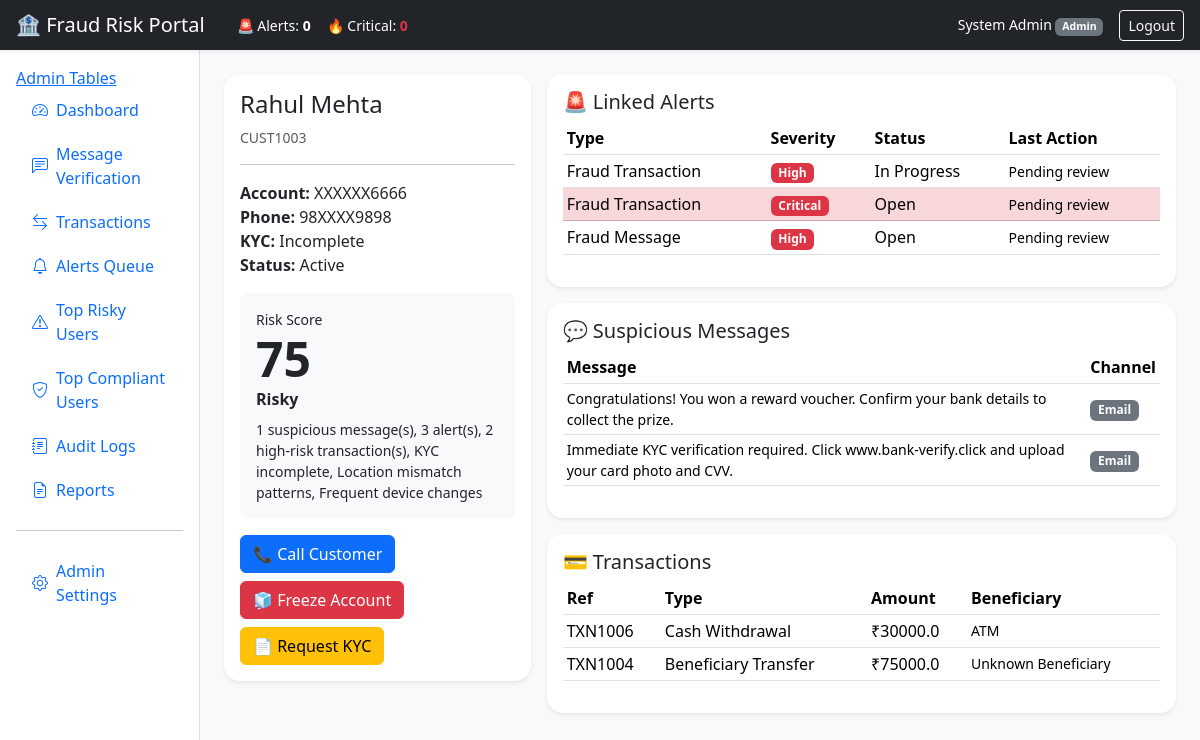
Page /customer/3 (signed in) on the earlier database version.
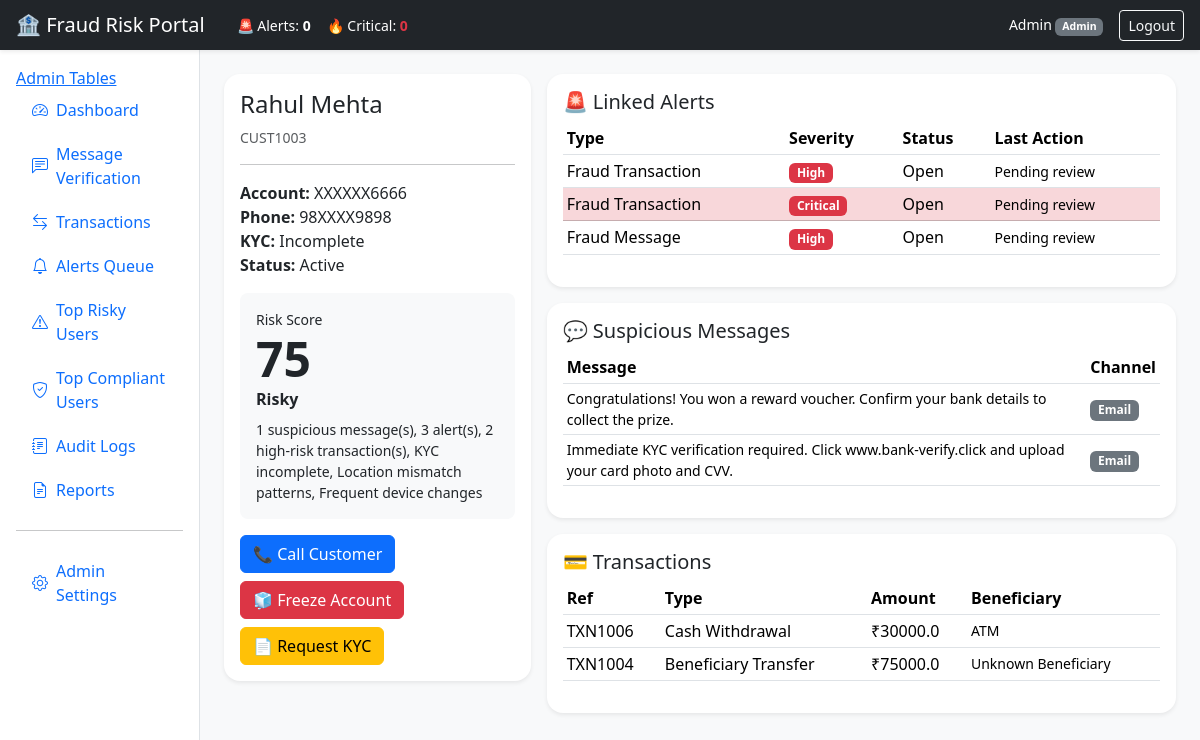
Same page on the later database version.
### app/models.py (models this page shows, shortened)
class User(db.Model, UserMixin):
    id = db.Column(db.Integer, primary_key=True)
    username = db.Column(db.String(80), unique=True, nullable=False)
    full_name = db.Column(db.String(120), nullable=False)
    role = db.Column(db.String(40), nullable=False, default=ROLE_BANKER)
    password_hash = db.Column(db.String(255), nullable=False)
    active = db.Column(db.Boolean, default=True)

class Customer(db.Model):
    id = db.Column(db.Integer, primary_key=True)
    customer_ref = db.Column(db.String(30), unique=True, nullable=False)
    full_name = db.Column(db.String(120), nullable=False)
    phone_masked = db.Column(db.String(20), nullable=False)
    email_masked = db.Column(db.String(120), nullable=True)
    account_masked = db.Column(db.String(30), nullable=False)
    account_status = db.Column(db.String(20), default="Active")
    kyc_status = db.Column(db.String(20), default="Pending")
    account_age_months = db.Column(db.Integer, default=12)
    device_change_frequency = db.Column(db.Integer, default=0)
    location_mismatch_count = db.Column(db.Integer, default=0)
    complaint_count = db.Column(db.Integer, default=0)
    vulnerability_indicator = db.Column(db.Integer, default=0)
    transaction_velocity = db.Column(db.Float, default=0.0)
    message_frequency = db.Column(db.Integer, default=0)
    linked_user_flag = db.Column(db.String(20), default="Compliant")

class Alert(db.Model):
    id = db.Column(db.Integer, primary_key=True)
    alert_type = db.Column(db.String(40), nullable=False)
    severity = db.Column(db.String(20), default="Medium")
    message_id = db.Column(db.Integer, db.ForeignKey("message.id"), nullable=True)
    transaction_id = db.Column(db.Integer, db.ForeignKey("transaction.id"), nullable=True)
    customer_id = db.Column(db.Integer, db.ForeignKey("customer.id"), nullable=True)
    assigned_role = db.Column(db.String(40), default="Fraud Analyst")
    status = db.Column(db.String(20), default="Open")
    last_action = db.Column(db.String(120), default="Created")
    created_at = db.Column(db.DateTime, default=datetime.utcnow)

class Message(db.Model):
    id = db.Column(db.Integer, primary_key=True)
    customer_id = db.Column(db.Integer, db.ForeignKey("customer.id"), nullable=True)
    sender_name = db.Column(db.String(120), nullable=True)
    sender_id = db.Column(db.String(120), nullable=True)
    phone_or_email = db.Column(db.String(120), nullable=True)
    channel = db.Column(db.String(20), default="SMS")
    body = db.Column(db.Text, nullable=False)
    url_count = db.Column(db.Integer, default=0)
    short_link_count = db.Column(db.Integer, default=0)
    created_at = db.Column(db.DateTime, default=datetime.utcnow)

class Transaction(db.Model):
    id = db.Column(db.Integer, primary_key=True)
    customer_id = db.Column(db.Integer, db.ForeignKey("customer.id"), nullable=True)
    txn_ref = db.Column(db.String(30), unique=True, nullable=False)
    txn_type = db.Column(db.String(40), nullable=False)
    amount = db.Column(db.Float, nullable=False)
    beneficiary = db.Column(db.String(120), nullable=True)
    beneficiary_risk = db.Column(db.Integer, default=0)
    hour_of_day = db.Column(db.Integer, default=12)
    geo_mismatch = db.Column(db.Integer, default=0)
    scam_message_minutes = db.Column(db.Integer, default=9999)
    repeated_small_txn = db.Column(db.Integer, default=0)
    international_flag = db.Column(db.Integer, default=0)
    cash_withdrawal = db.Column(db.Integer, default=0)
    created_at = db.Column(db.DateTime, default=datetime.utcnow)

### app/routes/main.py (the view)
@main_bp.route("/customer/<int:customer_id>")
@login_required
def customer_profile(customer_id):
    customer = Customer.query.get_or_404(customer_id)
    risk = compute_customer_risk(customer)
    messages = Message.query.filter_by(customer_id=customer.id).order_by(Message.created_at.desc()).all()
    txns = Transaction.query.filter_by(customer_id=customer.id).order_by(Transaction.created_at.desc()).all()
    alerts = Alert.query.filter_by(customer_id=customer.id).order_by(Alert.created_at.desc()).all()
    return render_template(
        "customer_profile.html",
        customer=customer,
        risk=risk,
        messages=messages,
        txns=txns,
        alerts=alerts,
        mask_account=mask_account
    )

### app/models.py (called while the page is built)
@login_manager.user_loader
def load_user(user_id):
    return db.session.get(User, int(user_id))

### app/routes/main.py (called while the page is built)
@main_bp.app_context_processor
def inject_stats():
    stats = {
        "total": MessagePrediction.query.count(),
        "fraud": MessagePrediction.query.filter(MessagePrediction.risk_score >= 50).count(),
        "legit": MessagePrediction.query.filter(MessagePrediction.risk_score < 50).count(),
    }
    return dict(stats=stats)

### templates/customer_profile.html
{% extends "base.html" %}
{% block content %}
<div class="row g-3">
  <div class="col-lg-4">
    <div class="card shadow-sm rounded-4">
      <div class="card-body">
        <h4>{{ customer.full_name }}</h4>
        <div class="small text-muted">{{ customer.customer_ref }}</div>
        <hr>
        <div><strong>Account:</strong> {{ customer.account_masked }}</div>
        <div><strong>Phone:</strong> {{ customer.phone_masked }}</div>
        <div><strong>KYC:</strong> {{ customer.kyc_status }}</div>
        <div><strong>Status:</strong> {{ customer.account_status }}</div>
        <div class="mt-3 p-3 rounded-3
          {% if risk.classification == 'Critical' %}bg-danger text-white
          {% elif risk.classification == 'High' %}bg-warning
          {% else %}bg-light{% endif %}">
          <div class="small">Risk Score</div>
          <div class="display-5 fw-bold">{{ risk.risk_score }}</div>
          <div class="fw-semibold">{{ risk.classification }}</div>
          <div class="small mt-2">
            {{ risk.reasons|join(', ') }}
          </div>
        </div>
        <div class="mt-3 d-grid gap-2">
  <form method="post" action="{{ url_for('main.call_customer_profile', customer_id=customer.id) }}">
    <button class="btn btn-primary">📞 Call Customer</button>
  </form>
  <form method="post" action="{{ url_for('main.freeze_account_profile', customer_id=customer.id) }}">
    <button class="btn btn-danger">🧊 Freeze Account</button>
  </form>
  <form method="post" action="{{ url_for('main.request_kyc_profile', customer_id=customer.id) }}">
    <button class="btn btn-warning">📄 Request KYC</button>
  </form>
</div>
      </div>
    </div>
  </div>
  <div class="col-lg-8">
    <div class="card shadow-sm rounded-4 mb-3">
      <div class="card-body">
        <h5>🚨 Linked Alerts</h5>
        <table class="table table-sm align-middle">
          <thead>
            <tr><th>Type</th><th>Severity</th><th>Status</th><th>Last Action</th></tr>
          </thead>
          <tbody>
          {% for a in alerts %}
            <tr class="{% if a.severity == 'Critical' %}table-danger{% endif %}">
              <td>{{ a.alert_type }}</td>
              <td><span class="badge bg-danger">{{ a.severity }}</span></td>
              <td>{{ a.status }}</td>
              <td class="small">{{ a.last_action }}</td>
            </tr>
          {% endfor %}
          </tbody>
        </table>
      </div>
    </div>
    <div class="card shadow-sm rounded-4 mb-3">
      <div class="card-body">
        <h5>💬 Suspicious Messages</h5>
        <table class="table table-sm">
          <thead><tr><th>Message</th><th>Channel</th></tr></thead>
          <tbody>
          {% for m in messages %}
            <tr>
              <td class="small text-wrap" style="max-width: 1450px;">{{ m.body }}</td>
              <td><span class="badge bg-secondary">{{ m.channel }}</span></td>
            </tr>
          {% endfor %}
          </tbody>
        </table>
      </div>
    </div>
    <div class="card shadow-sm rounded-4">
      <div class="card-body">
        <h5>💳 Transactions</h5>
        <table class="table table-sm align-middle">
          <thead><tr><th>Ref</th><th>Type</th><th>Amount</th><th>Beneficiary</th></tr></thead>
          <tbody>
          {% for t in txns %}
            <tr>
              <td>{{ t.txn_ref }}</td>
              <td>{{ t.txn_type }}</td>
              <td>
                <span class="{% if t.amount > 100000 %}text-danger fw-bold{% endif %}">
                  ₹{{ t.amount }}
                </span>
              </td>
              <td class="small">{{ t.beneficiary }}</td>
            </tr>
          {% endfor %}
          </tbody>
        </table>
      </div>
    </div>
  </div>
</div>
{% endblock %}

### templates/base.html (shortened to what this page needs)
<!doctype html>
<html lang="en">
<head>
  <link href="https://cdn.jsdelivr.net/npm/bootstrap@5.3.3/dist/css/bootstrap.min.css" rel="stylesheet">
  <link href="https://cdn.jsdelivr.net/npm/bootstrap-icons@1.11.3/font/bootstrap-icons.css" rel="stylesheet">
  <link rel="stylesheet" href="{{ url_for('static', filename='css/style.css') }}">
</head>
<body class="bg-light">
<nav class="navbar navbar-dark bg-dark shadow-sm px-3">
  <div class="d-flex align-items-center gap-3">
    <span class="navbar-brand mb-0 h5">🏦 Fraud Risk Portal</span>
    <div class="d-none d-md-flex gap-3 text-white small">
      <span>🚨 Alerts: <b>{{ stats.open_alerts or 0 }}</b></span>
      <span>🔥 Critical: <b class="text-danger">{{ stats.critical_alerts or 0 }}</b></span>
    </div>
  </div>
  <div class="d-flex align-items-center gap-3 text-white">
    {% if current_user.is_authenticated %}
      <span class="small">
        {{ current_user.full_name }}
        <span class="badge bg-secondary">{{ current_user.role }}</span>
      </span>
      <a class="btn btn-outline-light btn-sm" href="{{ url_for('auth.logout') }}">Logout</a>
    {% endif %}
  </div>
</nav>
<div class="container-fluid">
  <div class="row">
    <aside class="col-lg-2 bg-white border-end min-vh-100 p-3">
    <a href="{{ url_for('admin.list_tables') }}">Admin Tables</a>
      <div class="nav flex-column gap-1">
        {% macro nav_item(endpoint, icon, label) %}
          <a class="nav-link d-flex align-items-center gap-2
            {% if request.endpoint == endpoint %}active fw-bold text-primary{% endif %}"
            href="{{ url_for(endpoint) }}">
            <i class="bi {{ icon }}"></i> {{ label }}
          </a>
        {% endmacro %}
        {{ nav_item('main.dashboard', 'bi-speedometer2', 'Dashboard') }}
        {{ nav_item('main.message_verify', 'bi-chat-left-text', 'Message Verification') }}
        {{ nav_item('main.transaction_monitor', 'bi-arrow-left-right', 'Transactions') }}
        {{ nav_item('main.alerts_queue', 'bi-bell', 'Alerts Queue') }}
        {{ nav_item('main.top_risky', 'bi-exclamation-triangle', 'Top Risky Users') }}
        {{ nav_item('main.top_compliant', 'bi-shield-check', 'Top Compliant Users') }}
        {{ nav_item('main.audit_logs', 'bi-journal-text', 'Audit Logs') }}
        {{ nav_item('main.reports_page', 'bi-file-earmark-text', 'Reports') }}
        {% if current_user.role == "Admin" %}
          <hr>
          {{ nav_item('main.admin_settings', 'bi-gear', 'Admin Settings') }}
        {% endif %}
      </div>
    </aside>
    <main class="col-lg-10 p-4">
      {% block content %}{% endblock %}
    </main>
  </div>
</div>
</body>
</html>

### static/css/style.css (style rules this page uses)
:root { --navy: #0b1f3a; --accent: #1d4ed8; --soft: #f4f7fb; }
.card { border: 0; }
.table td, .table th { vertical-align: middle; }

Differences in the rows shown:
changed User "Admin": full_name "System Admin" → "Admin"
changed Alert (number 1 of 3 on the later page): status "In Progress" → "Open"
